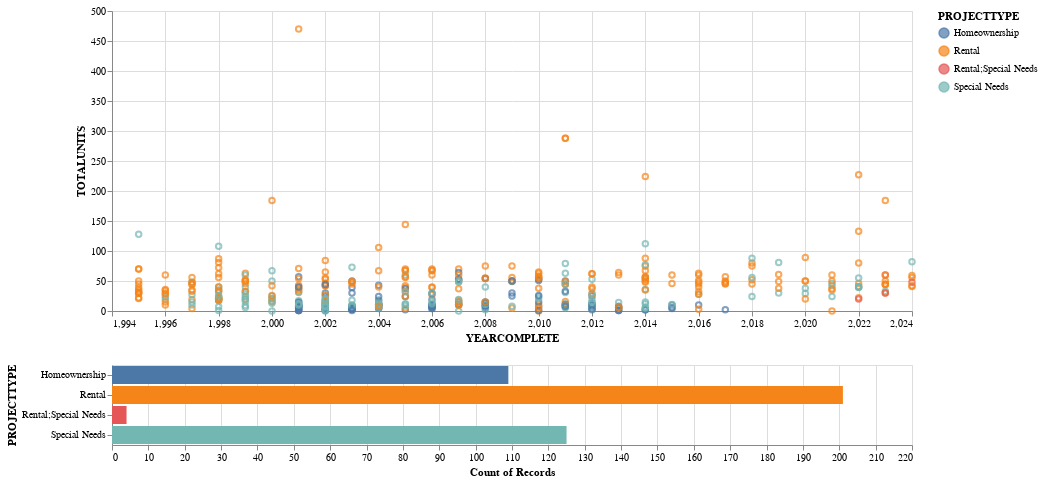

Notebook cell for this chart:
### Markdown cell above
### Chart Two
 #### Using a combination of point and bar charts to show the distribution of different project types over time, along with the number of total units and the count of records for each project type.

### Code cell
brush = alt.selection_interval()


points = (
    alt.Chart()
    .mark_point()
    .encode(
        x=alt.X("YEARCOMPLETE:Q", scale=alt.Scale(zero=False)),
        y=alt.Y("TOTALUNITS:Q", scale=alt.Scale(zero=False)),
        color=alt.condition(brush, "PROJECTTYPE:N", alt.value("lightgray")),
    )
    .properties(width=800)
    .add_params(brush)
)


bars = (
    alt.Chart()
    .mark_bar()
    .encode(
        x="count(PROJECTTYPE):Q",
        y="PROJECTTYPE:N",
        color="PROJECTTYPE:N",
    )
    .transform_filter(
        brush 
    )
    .properties(width=800)
)


chart = alt.vconcat(points, bars, data=AffordableHousing)


chart

### Figure 1 — Vega-Lite specification as saved in the notebook (floating-point values rounded to 4 significant figures; data arrays with more than 128 entries replaced by an {"elided": "..."} marker saying what was removed)
{"config": {"view": {"continuousWidth": 300, "continuousHeight": 300}}, "vconcat": [{"mark": {"type": "point"}, "encoding": {"color": {"condition": {"param": "param_2", "field": "PROJECTTYPE", "type": "nominal"}, "value": "lightgray"}, "x": {"field": "YEARCOMPLETE", "scale": {"zero": false}, "type": "quantitative"}, "y": {"field": "TOTALUNITS", "scale": {"zero": false}, "type": "quantitative"}}, "name": "view_2", "width": 800}, {"mark": {"type": "bar"}, "encoding": {"color": {"field": "PROJECTTYPE", "type": "nominal"}, "x": {"aggregate": "count", "field": "PROJECTTYPE", "type": "quantitative"}, "y": {"field": "PROJECTTYPE", "type": "nominal"}}, "transform": [{"filter": {"param": "param_2"}}], "width": 800}], "data": {"name": "data-4d91668fbc13cdd83f7f13fd54a918b0"}, "params": [{"name": "param_2", "select": {"type": "interval"}, "views": ["view_2"]}], "$schema": "https://vega.github.io/schema/vega-lite/v5.8.0.json", "datasets": {"data-4d91668fbc13cdd83f7f13fd54a918b0": {"elided": "439 records"}}}
